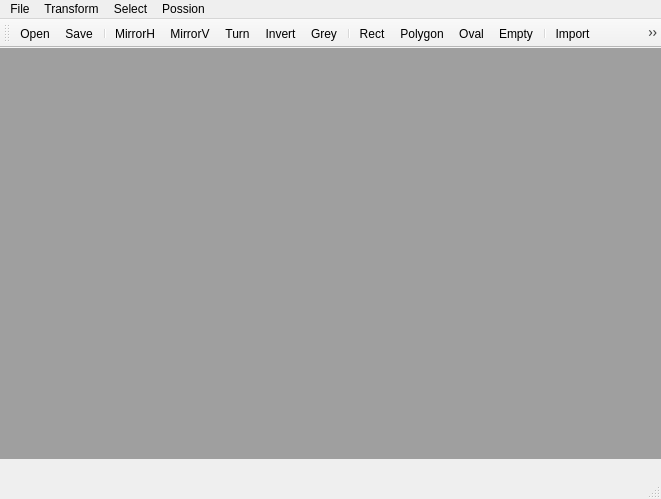
<?xml version="1.0" encoding="UTF-8"?>
<ui version="4.0">
 <class>opencv_qt_demoClass</class>
 <widget class="QMainWindow" name="opencv_qt_demoClass">
  <property name="geometry">
   <rect>
    <x>0</x>
    <y>0</y>
    <width>661</width>
    <height>499</height>
   </rect>
  </property>
  <property name="windowTitle">
   <string>opencv_qt_demo</string>
  </property>
  <widget class="QWidget" name="centralWidget">
   <widget class="QMdiArea" name="mdiArea">
    <property name="geometry">
     <rect>
      <x>0</x>
      <y>0</y>
      <width>661</width>
      <height>411</height>
     </rect>
    </property>
    <property name="minimumSize">
     <size>
      <width>621</width>
      <height>0</height>
     </size>
    </property>
   </widget>
  </widget>
  <widget class="QStatusBar" name="statusBar"/>
  <widget class="QToolBar" name="mainToolBar">
   <attribute name="toolBarArea">
    <enum>TopToolBarArea</enum>
   </attribute>
   <attribute name="toolBarBreak">
    <bool>false</bool>
   </attribute>
   <addaction name="actionOpen"/>
   <addaction name="actionSave"/>
   <addaction name="separator"/>
   <addaction name="actionMirrorH"/>
   <addaction name="actionMirrorV"/>
   <addaction name="actionTurn"/>
   <addaction name="actionInvert"/>
   <addaction name="actionGrey"/>
   <addaction name="separator"/>
   <addaction name="actionRect"/>
   <addaction name="actionPolygon"/>
   <addaction name="actionOval"/>
   <addaction name="actionEmpty"/>
   <addaction name="separator"/>
   <addaction name="actionImport"/>
   <addaction name="actionExport"/>
   <addaction name="actionInsert"/>
   <addaction name="actionPossion"/>
   <addaction name="actionErase"/>
  </widget>
  <widget class="QMenuBar" name="menuBar">
   <property name="geometry">
    <rect>
     <x>0</x>
     <y>0</y>
     <width>661</width>
     <height>26</height>
    </rect>
   </property>
   <widget class="QMenu" name="menuOpen">
    <property name="title">
     <string>File</string>
    </property>
   </widget>
   <widget class="QMenu" name="menuTransform">
    <property name="title">
     <string>Transform</string>
    </property>
   </widget>
   <widget class="QMenu" name="menuSelect">
    <property name="title">
     <string>Select</string>
    </property>
   </widget>
   <widget class="QMenu" name="menuPossion">
    <property name="title">
     <string>Possion</string>
    </property>
   </widget>
   <addaction name="menuOpen"/>
   <addaction name="menuTransform"/>
   <addaction name="menuSelect"/>
   <addaction name="menuPossion"/>
  </widget>
  <action name="actionOpen">
   <property name="icon">
    <iconset resource="opencv_qt_demo.qrc">
     <normaloff>:/opencv_qt_demo/Resources/file_32px_572850_easyicon.net.ico</normaloff>:/opencv_qt_demo/Resources/file_32px_572850_easyicon.net.ico</iconset>
   </property>
   <property name="text">
    <string>Open</string>
   </property>
  </action>
  <action name="actionSave">
   <property name="icon">
    <iconset resource="opencv_qt_demo.qrc">
     <normaloff>:/opencv_qt_demo/Resources/diskette_32px_572819_easyicon.net.ico</normaloff>:/opencv_qt_demo/Resources/diskette_32px_572819_easyicon.net.ico</iconset>
   </property>
   <property name="text">
    <string>Save</string>
   </property>
   <property name="toolTip">
    <string>Save</string>
   </property>
  </action>
  <action name="actionMirrorH">
   <property name="icon">
    <iconset resource="opencv_qt_demo.qrc">
     <normaloff>:/opencv_qt_demo/Resources/flip_horizontal_32px_572874_easyicon.net.ico</normaloff>:/opencv_qt_demo/Resources/flip_horizontal_32px_572874_easyicon.net.ico</iconset>
   </property>
   <property name="text">
    <string>MirrorH</string>
   </property>
  </action>
  <action name="actionMirrorV">
   <property name="icon">
    <iconset resource="opencv_qt_demo.qrc">
     <normaloff>:/opencv_qt_demo/Resources/flip_vertical_32px_572875_easyicon.net.ico</normaloff>:/opencv_qt_demo/Resources/flip_vertical_32px_572875_easyicon.net.ico</iconset>
   </property>
   <property name="text">
    <string>MirrorV</string>
   </property>
  </action>
  <action name="actionTurn">
   <property name="icon">
    <iconset resource="opencv_qt_demo.qrc">
     <normaloff>:/opencv_qt_demo/Resources/reload_32px_573065_easyicon.net.ico</normaloff>:/opencv_qt_demo/Resources/reload_32px_573065_easyicon.net.ico</iconset>
   </property>
   <property name="text">
    <string>Turn</string>
   </property>
  </action>
  <action name="actionInvert">
   <property name="icon">
    <iconset resource="opencv_qt_demo.qrc">
     <normaloff>:/opencv_qt_demo/Resources/protocol_32px_573045_easyicon.net.ico</normaloff>:/opencv_qt_demo/Resources/protocol_32px_573045_easyicon.net.ico</iconset>
   </property>
   <property name="text">
    <string>Invert</string>
   </property>
  </action>
  <action name="actionGrey">
   <property name="checkable">
    <bool>true</bool>
   </property>
   <property name="icon">
    <iconset resource="opencv_qt_demo.qrc">
     <normaloff>:/opencv_qt_demo/Resources/contrast_32px_572784_easyicon.net.ico</normaloff>:/opencv_qt_demo/Resources/contrast_32px_572784_easyicon.net.ico</iconset>
   </property>
   <property name="text">
    <string>Grey</string>
   </property>
  </action>
  <action name="actionPolygon">
   <property name="icon">
    <iconset resource="opencv_qt_demo.qrc">
     <normaloff>:/opencv_qt_demo/Resources/polygon_32px_1169471_easyicon.net.ico</normaloff>:/opencv_qt_demo/Resources/polygon_32px_1169471_easyicon.net.ico</iconset>
   </property>
   <property name="text">
    <string>Polygon</string>
   </property>
  </action>
  <action name="actionRect">
   <property name="icon">
    <iconset resource="opencv_qt_demo.qrc">
     <normaloff>:/opencv_qt_demo/Resources/square_32px_1170579_easyicon.net.ico</normaloff>:/opencv_qt_demo/Resources/square_32px_1170579_easyicon.net.ico</iconset>
   </property>
   <property name="text">
    <string>Rect</string>
   </property>
  </action>
  <action name="actionOval">
   <property name="icon">
    <iconset resource="opencv_qt_demo.qrc">
     <normaloff>:/opencv_qt_demo/Resources/ellipse_stroked_32px_1168912_easyicon.net.ico</normaloff>:/opencv_qt_demo/Resources/ellipse_stroked_32px_1168912_easyicon.net.ico</iconset>
   </property>
   <property name="text">
    <string>Oval</string>
   </property>
  </action>
  <action name="actionImport">
   <property name="icon">
    <iconset resource="opencv_qt_demo.qrc">
     <normaloff>:/opencv_qt_demo/Resources/windows_32px_573226_easyicon.net.ico</normaloff>:/opencv_qt_demo/Resources/windows_32px_573226_easyicon.net.ico</iconset>
   </property>
   <property name="text">
    <string>Import</string>
   </property>
  </action>
  <action name="actionExport">
   <property name="icon">
    <iconset resource="opencv_qt_demo.qrc">
     <normaloff>:/opencv_qt_demo/Resources/document_diskette_32px_577567_easyicon.net.ico</normaloff>:/opencv_qt_demo/Resources/document_diskette_32px_577567_easyicon.net.ico</iconset>
   </property>
   <property name="text">
    <string>Export</string>
   </property>
  </action>
  <action name="actionInsert">
   <property name="icon">
    <iconset resource="opencv_qt_demo.qrc">
     <normaloff>:/opencv_qt_demo/Resources/file_transfer_32px_572861_easyicon.net.ico</normaloff>:/opencv_qt_demo/Resources/file_transfer_32px_572861_easyicon.net.ico</iconset>
   </property>
   <property name="text">
    <string>Insert</string>
   </property>
  </action>
  <action name="actionPossion">
   <property name="checkable">
    <bool>true</bool>
   </property>
   <property name="icon">
    <iconset resource="opencv_qt_demo.qrc">
     <normaloff>:/opencv_qt_demo/Resources/match_width_and_height_32px_572964_easyicon.net.ico</normaloff>:/opencv_qt_demo/Resources/match_width_and_height_32px_572964_easyicon.net.ico</iconset>
   </property>
   <property name="text">
    <string>Possion</string>
   </property>
  </action>
  <action name="actionErase">
   <property name="icon">
    <iconset resource="opencv_qt_demo.qrc">
     <normaloff>:/opencv_qt_demo/Resources/eraser_32px_1197080_easyicon.net.ico</normaloff>:/opencv_qt_demo/Resources/eraser_32px_1197080_easyicon.net.ico</iconset>
   </property>
   <property name="text">
    <string>Erase</string>
   </property>
  </action>
  <action name="actionEmpty">
   <property name="icon">
    <iconset resource="opencv_qt_demo.qrc">
     <normaloff>:/opencv_qt_demo/Resources/empty_32px_1161884_easyicon.net.ico</normaloff>:/opencv_qt_demo/Resources/empty_32px_1161884_easyicon.net.ico</iconset>
   </property>
   <property name="text">
    <string>Empty</string>
   </property>
  </action>
 </widget>
 <layoutdefault spacing="6" margin="11"/>
 <resources>
  <include location="opencv_qt_demo.qrc"/>
 </resources>
 <connections/>
</ui>
